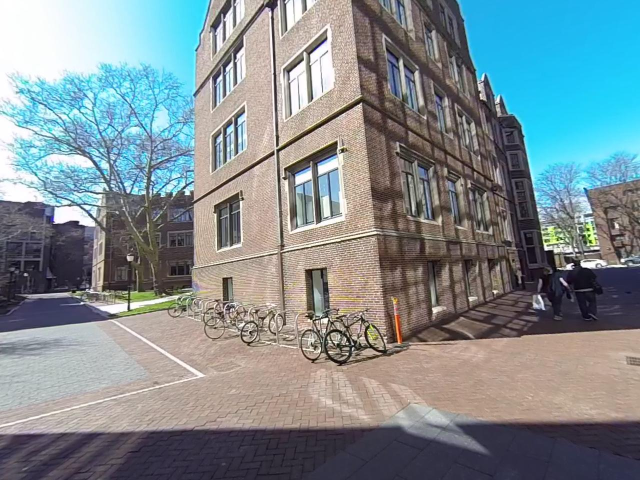
#> input picture _site/assets/2019/p3/Data/2.jpg, 1280 x 960 px, given in place of lena.jpg, which was not available (shown at 1/2 size)
$ python colorSpace.py   (Python 2 division)
#> lines starting #> are read from the running program, lines starting #| are printed output that depends on the picture; after the words box and inside, x2 and y2 are one past the last pixel; in counts of white or black regions, pixels touching at a corner belong together; pictures that were not available may be replaced by others from this repository, and a replacement may not be noted
import cv2
flags = [i for i in dir(cv2) if i.startswith('COLOR_')]
print flags
import numpy as np

# cap = cv2.VideoCapture(0)

# Take each frame
frame = cv2.imread('images/lena.jpg')
#> frame is the input picture: shape (960, 1280, 3); mean B, G, R 144.9, 140.6, 127.7

# Convert BGR to HSV
hsv = cv2.cvtColor(frame, cv2.COLOR_BGR2HSV)
#> hsv: shape (960, 1280, 3); mean H, S, V 66.2, 66.6, 158.2

# define range of blue color in HSV
lower_blue = np.array([110,50,50])
upper_blue = np.array([130,255,255])

# Threshold the HSV image to get only blue colors
mask = cv2.inRange(hsv, lower_blue, upper_blue)
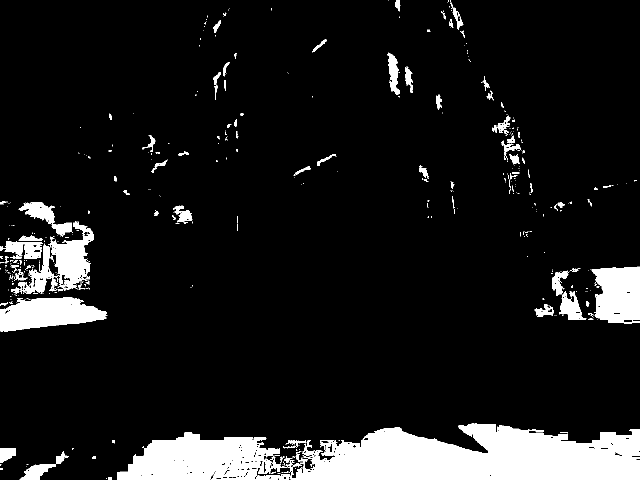
#> mask: shape (960, 1280) (shown at 1/2 size); 10.3% white; 486 white regions (382 under 20 px), largest, box (x1, y1, x2, y2) and area: (234, 847, 1280, 960) 79626, (0, 594, 215, 664) 9892, (1183, 533, 1280, 648) 9169

# Bitwise-AND mask and original image
res = cv2.bitwise_and(frame,frame, mask= mask)
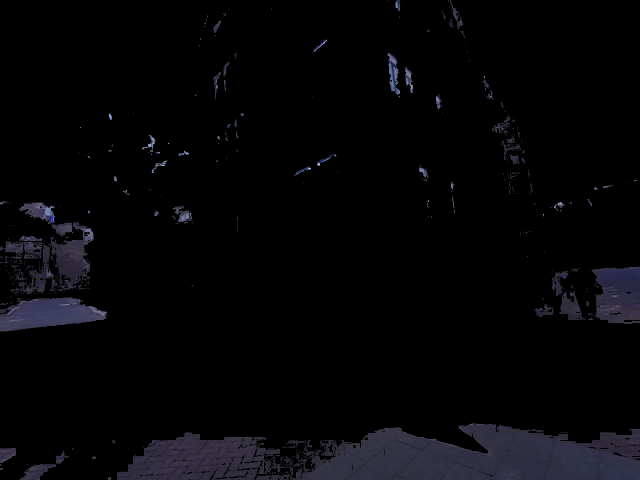
#> res: shape (960, 1280, 3) (shown at 1/2 size); mean B, G, R 7.3, 5.3, 5.4

cv2.imshow('frame',frame)
cv2.imshow('mask',mask)
cv2.imshow('res',res)

while True:
    k = cv2.waitKey(0) & 0xFF    # 0xFF? To get the lowest byte.
#> (key Esc is pressed here)
    if k == 27:
    	break            # Code for the ESC key

cv2.destroyAllWindows()

$ run again, on _site/assets/2019/p3/Data/3.jpg
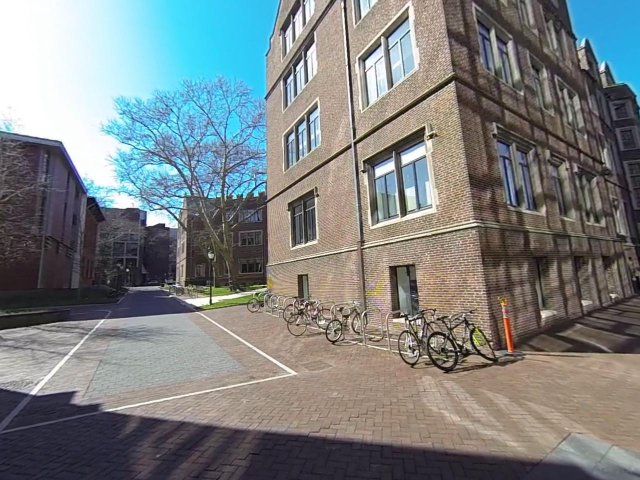
#> input picture _site/assets/2019/p3/Data/3.jpg, 1280 x 960 px, given in place of lena.jpg, which was not available (shown at 1/2 size)
#> frame is the input picture: shape (960, 1280, 3); mean B, G, R 128.7, 128.4, 123.6
#> hsv: shape (960, 1280, 3); mean H, S, V 62, 57.7, 142.7
#> `mask = cv2.inRange(hsv, lower_blue, upper_blue)`:
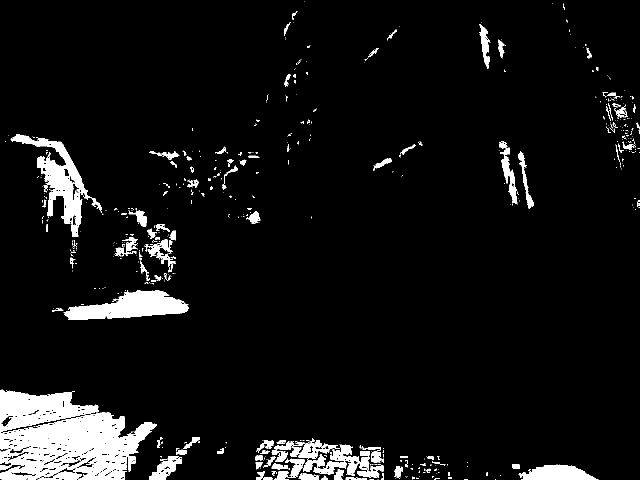
#> mask: shape (960, 1280) (shown at 1/2 size); 6.8% white; 579 white regions (453 under 20 px), largest, box (x1, y1, x2, y2) and area: (0, 824, 314, 960) 26396, (0, 780, 198, 865) 9011, (21, 268, 204, 474) 8852
#> `res = cv2.bitwise_and(frame,frame, mask= mask)`:
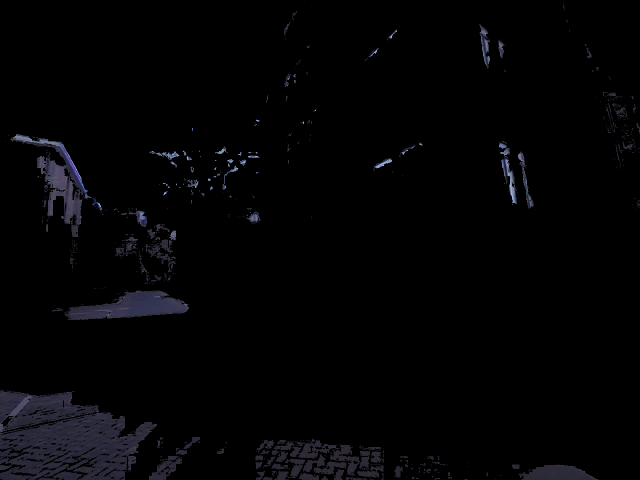
#> res: shape (960, 1280, 3) (shown at 1/2 size); mean B, G, R 4.6, 3.4, 3.5

$ run again, on _site/assets/2019/p3/Data/4.jpg
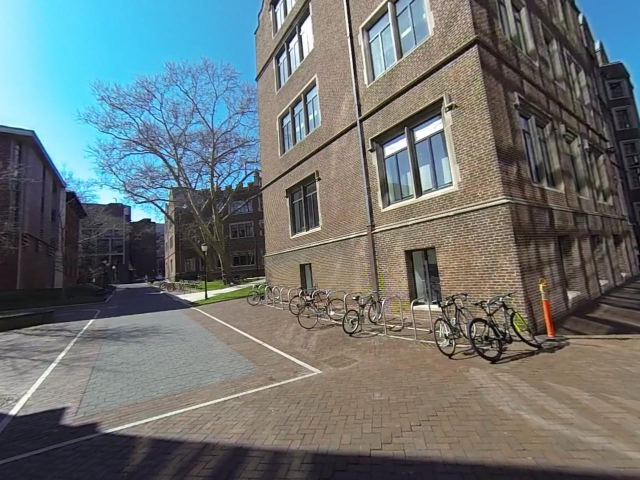
#> input picture _site/assets/2019/p3/Data/4.jpg, 1280 x 960 px, given in place of lena.jpg, which was not available (shown at 1/2 size)
#> frame is the input picture: shape (960, 1280, 3); mean B, G, R 115.8, 115.4, 107.9
#> hsv: shape (960, 1280, 3); mean H, S, V 58.2, 67, 131
#> `mask = cv2.inRange(hsv, lower_blue, upper_blue)`:
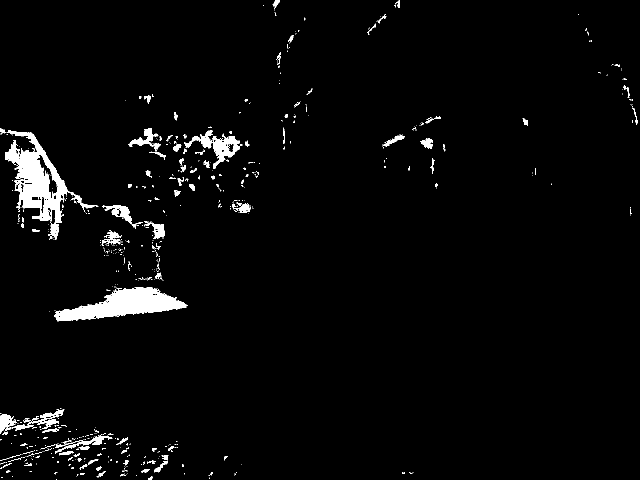
#> mask: shape (960, 1280) (shown at 1/2 size); 2.9% white; 623 white regions (504 under 20 px), largest, box (x1, y1, x2, y2) and area: (10, 261, 197, 480) 10732, (108, 574, 376, 643) 8726, (424, 267, 480, 337) 1755
#> `res = cv2.bitwise_and(frame,frame, mask= mask)`:
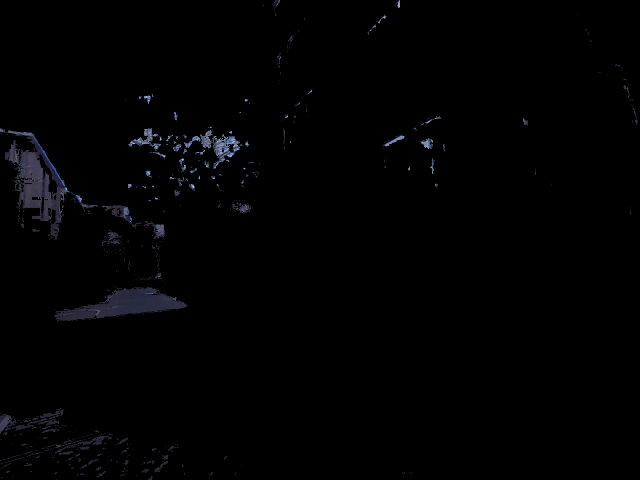
#> res: shape (960, 1280, 3) (shown at 1/2 size); mean B, G, R 2.4, 1.8, 1.7
